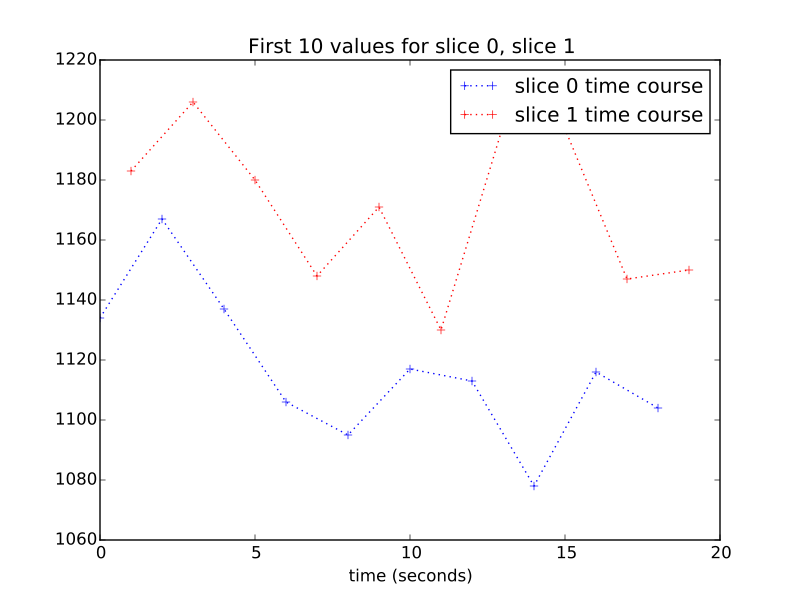

Generate this figure with Python:
plt.plot(times_slice_0[:10], time_course_slice_0[:10], 'b:+',
    label='slice 0 time course')
plt.plot(times_slice_1[:10], time_course_slice_1[:10], 'r:+',
    label='slice 1 time course')
plt.legend()
plt.title('First 10 values for slice 0, slice 1')
plt.xlabel('time (seconds)')  # doctest: +SKIP
